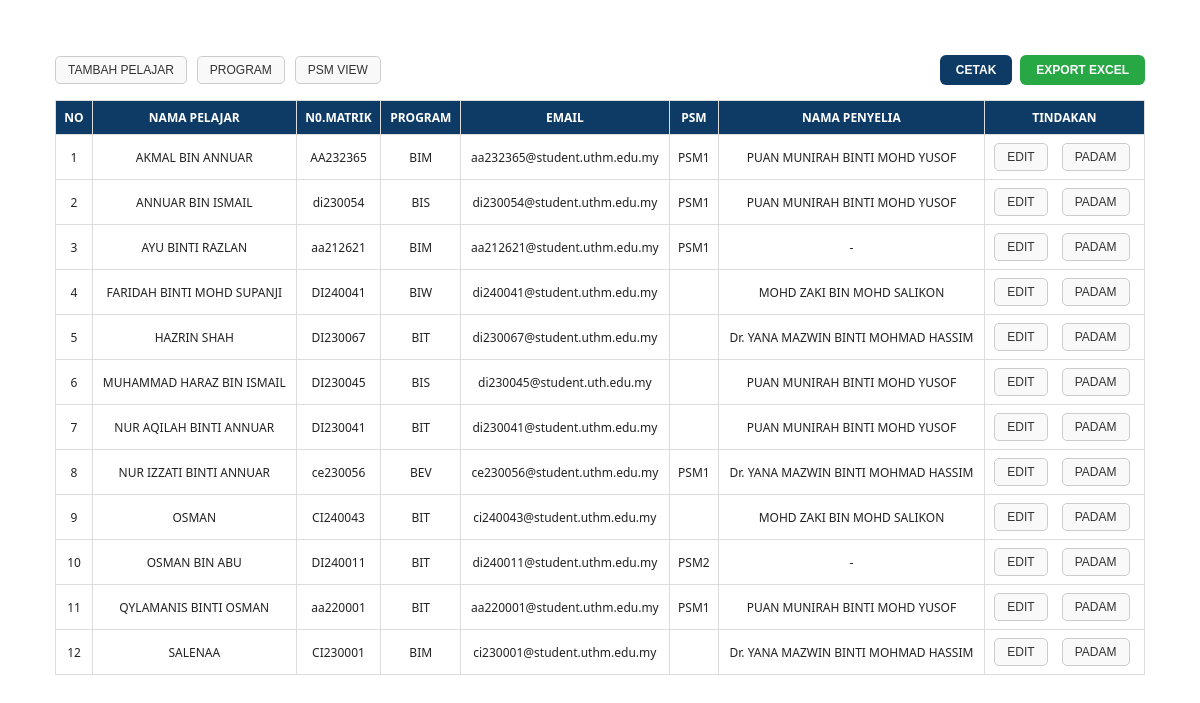
Page /admin_manage_student.php (signed in) on the committed database.
### tables this page shows
CREATE TABLE `permohonan` (
  `id` int(11) NOT NULL,
  `id_pelajar` int(11) DEFAULT NULL,
  `id_penyelia` int(11) NOT NULL,
  `id_tajuk` int(11) DEFAULT NULL,
  `tajuk1` varchar(255) DEFAULT NULL,
  `abstrak1` text DEFAULT NULL,
  `tajuk2` varchar(255) DEFAULT NULL,
  `abstrak2` text DEFAULT NULL,
  `tajuk3` varchar(255) DEFAULT NULL,
  `abstrak3` text DEFAULT NULL,
  `status` varchar(50) DEFAULT 'Menunggu',
  `tajuk_dipilih` varchar(255) DEFAULT NULL,
  `komen` text DEFAULT NULL,
  `tarikh_hantar` datetime DEFAULT current_timestamp(),
  `formA` varchar(255) DEFAULT NULL,
  `formB` varchar(255) DEFAULT NULL,
  `formC` varchar(255) DEFAULT NULL,
  `tarikh_hantar_form` datetime DEFAULT NULL
);

CREATE TABLE `pelajar` (
  `id_pelajar` int(11) NOT NULL,
  `nama_pelajar` varchar(255) NOT NULL,
  `no_matrik` varchar(20) NOT NULL,
  `program` varchar(100) NOT NULL,
  `emel` varchar(100) NOT NULL,
  `kata_laluan` varchar(255) NOT NULL,
  `created_at` timestamp NOT NULL DEFAULT current_timestamp(),
  `telefon` varchar(20) DEFAULT NULL,
  `profile_image` varchar(255) DEFAULT NULL,
  `psm` varchar(10) DEFAULT NULL
);

CREATE TABLE `penyelia` (
  `id_penyelia` int(11) NOT NULL,
  `kata_laluan` varchar(255) NOT NULL,
  `nama_penyelia` varchar(100) NOT NULL,
  `email` varchar(100) DEFAULT NULL,
  `course` varchar(100) DEFAULT NULL,
  `profile_image` varchar(255) DEFAULT NULL,
  `jawatan` varchar(100) DEFAULT NULL,
  `telefon` varchar(20) DEFAULT NULL,
  `jabatan` varchar(255) DEFAULT NULL,
  `pautan_cv` varchar(255) DEFAULT NULL,
  `kuota` int(11) DEFAULT 5,
  `bidang_kepakaran` varchar(255) DEFAULT NULL,
  `role` varchar(50) NOT NULL DEFAULT 'penyelia'
);

### admin_manage_student.php (the view, shortened to what this page needs)
<?php
require_once 'config.php';
$query = "
SELECT p.id_pelajar, p.nama_pelajar, p.no_matrik, p.program, p.psm, p.emel,
       per.status, s.nama_penyelia
FROM pelajar p
LEFT JOIN permohonan per ON p.id_pelajar = per.id_pelajar AND per.status = 'Diluluskan'
LEFT JOIN penyelia s ON per.id_penyelia = s.id_penyelia
";
$query .= " ORDER BY p.nama_pelajar ASC";
$result = mysqli_query($conn, $query);
?>
<!DOCTYPE html>
<html lang="ms">
<head>
</head>
<body>
<div class="container">
<div class="toolbar">
  <div class="btn-left">
    <button class="btn-add" onclick="window.location.href='admin_add_student.php'">TAMBAH PELAJAR</button>
    <div class="dropdown">
      <button class="dropdown-btn">PROGRAM</button>
    </div>
    <div class="dropdown">
      <button class="dropdown-btn">PSM VIEW</button>
    </div>
  </div>
<div class="btn-right">
  <button class="btn-print" onclick="window.print()">CETAK</button>
  <form action="export_students.php" method="post" style="display:inline-block; margin-left:8px;">
    <button type="submit" name="export" class="btn-print" style="background:#28a745;">EXPORT EXCEL</button>
  </form>
</div>
    <table>
<thead>
    <tr>
        <th>NO</th>
        <th>NAMA PELAJAR</th>
        <th>N0.MATRIK</th>
        <th>PROGRAM</th>
        <th>EMAIL</th>
        <th>PSM</th>
        <th>NAMA PENYELIA</th>
        <th>TINDAKAN</th>
    </tr>
</thead>
        <tbody>
            <?php if ($result && mysqli_num_rows($result) > 0): ?>
                <?php $no = 1; ?>
                <?php while ($row = mysqli_fetch_assoc($result)): ?>
                    <tr>
                        <td><?= $no++; ?></td>
                        <td><?= htmlspecialchars($row['nama_pelajar']); ?></td>
                        <td><?= htmlspecialchars($row['no_matrik']); ?></td>
                        <td><?= htmlspecialchars($row['program']); ?></td>
                       <td><?= htmlspecialchars($row['emel']); ?></td>
<td><?= htmlspecialchars($row['psm']); ?></td>
<td>
    <?php if ($row['status'] === 'Diluluskan'): ?>
         <?= htmlspecialchars($row['nama_penyelia']); ?>
    <?php else: ?>
        -
    <?php endif; ?>
</td>
                        <td>
                            <a href="admin_edit_student.php?id=<?= $row['id_pelajar']; ?>">
                                <button type="button" class="btn-edit">EDIT</button>
                            </a>
                            <a href="admin_delete_student.php?id=<?= $row['id_pelajar']; ?>"
                               onclick="return confirm('Anda pasti ingin padam pelajar ini? Semua data berkaitan mungkin terkesan.')">
                                <button type="button" class="btn-danger">PADAM</button>
                            </a>
                        </td>
                    </tr>
                <?php endwhile; ?>
            <?php else: ?>
                <tr>
                    <td colspan="7" class="empty-message">Tiada pelajar didaftarkan buat masa ini.</td>
                </tr>
            <?php endif; ?>
        </tbody>
    </table>
</div>
</body>
</html>

### admin_manage_student.php (style rules this page uses)
body { font-family: 'Segoe UI', sans-serif; font-size: 12px; margin: 0; padding: 30px; color: #222; }
.container { max-width: 1100px; margin: auto; padding: 25px; border-radius: 10px; }
button, .btn, .btn-add, .btn-print, .dropdown-btn { background: #f9f9f9; color: #333; border: 1px solid #ccc; border-radius: 5px; padding: 6px 12px; font-size: 12px; cursor: pointer; text-decoration: none; font-weight: 500; transition: all 0.25s ease; }
button[type="submit"] { background: #0d3b66; color: #fff; border: none; }
.btn-warning, .btn-danger { background: #f9f9f9 !important; color: #333 !important; border: 1px solid #ccc !important; }
.btn-left { display: flex; align-items: center; gap: 10px; flex-wrap: wrap; }
.btn-right { margin-left: auto; }
.dropdown { position: relative; }
table { width: 100%; border-collapse: collapse; margin-top: 15px; background: white; font-size: 12px; }
th, td { border: 1px solid #ddd; padding: 8px; text-align: center; vertical-align: middle; }
thead { background: #0d3b66; color: white; }
td a button { margin-right: 5px; }
td a, td form { display: inline-block; margin-right: 5px; margin-bottom: 0; }
a { text-decoration: none; color: inherit; }
td { white-space: nowrap; }
td a, td form { display: inline-block; margin-right: 6px; vertical-align: middle; }
td a:last-child, td form:last-child { margin-right: 0; }
.toolbar { display: flex; justify-content: space-between; align-items: center; flex-wrap: wrap; margin-bottom: 15px; }
.btn-left { display: flex; gap: 10px; align-items: center; }
.btn-right { display: flex; align-items: center; }
.btn-print { background-color: #0d3b66; color: white; border: none; border-radius: 6px; padding: 8px 16px; cursor: pointer; font-weight: 600; transition: background 0.3s; }

### rows in the picture
permohonan: id_pelajar.nama_pelajar "AKMAL BIN ANNUAR", id_pelajar.no_matrik "AA232365", id_pelajar.program "BIM", id_pelajar.emel "aa232365@student.uthm.edu.my", id_pelajar.psm "PSM1", id_penyelia.nama_penyelia "PUAN MUNIRAH BINTI MOHD YUSOF"
permohonan: id_pelajar.nama_pelajar "ANNUAR BIN ISMAIL", id_pelajar.no_matrik "di230054", id_pelajar.program "BIS", id_pelajar.emel "di230054@student.uthm.edu.my", id_pelajar.psm "PSM1", id_penyelia.nama_penyelia "PUAN MUNIRAH BINTI MOHD YUSOF"
pelajar: nama_pelajar "AYU BINTI RAZLAN", no_matrik "aa212621", program "BIM", emel "aa212621@student.uthm.edu.my", psm "PSM1"
permohonan: id_pelajar.nama_pelajar "FARIDAH BINTI MOHD SUPANJI", id_pelajar.no_matrik "DI240041", id_pelajar.program "BIW", id_pelajar.emel "di240041@student.uthm.edu.my", id_penyelia.nama_penyelia "MOHD ZAKI BIN MOHD SALIKON"
permohonan: id_pelajar.nama_pelajar "HAZRIN SHAH", id_pelajar.no_matrik "DI230067", id_pelajar.program "BIT", id_pelajar.emel "di230067@student.uthm.edu.my", id_penyelia.nama_penyelia "Dr. YANA MAZWIN BINTI MOHMAD HASSIM"
permohonan: id_pelajar.nama_pelajar "MUHAMMAD HARAZ BIN ISMAIL", id_pelajar.no_matrik "DI230045", id_pelajar.program "BIS", id_pelajar.emel "di230045@student.uth.edu.my", id_penyelia.nama_penyelia "PUAN MUNIRAH BINTI MOHD YUSOF"
permohonan: id_pelajar.nama_pelajar "NUR AQILAH BINTI ANNUAR", id_pelajar.no_matrik "DI230041", id_pelajar.program "BIT", id_pelajar.emel "di230041@student.uthm.edu.my", id_penyelia.nama_penyelia "PUAN MUNIRAH BINTI MOHD YUSOF"
permohonan: id_pelajar.nama_pelajar "NUR IZZATI BINTI ANNUAR", id_pelajar.no_matrik "ce230056", id_pelajar.program "BEV", id_pelajar.emel "ce230056@student.uthm.edu.my", id_pelajar.psm "PSM1", id_penyelia.nama_penyelia "Dr. YANA MAZWIN BINTI MOHMAD HASSIM"
permohonan: id_pelajar.nama_pelajar "OSMAN", id_pelajar.no_matrik "CI240043", id_pelajar.program "BIT", id_pelajar.emel "ci240043@student.uthm.edu.my", id_penyelia.nama_penyelia "MOHD ZAKI BIN MOHD SALIKON"
pelajar: nama_pelajar "OSMAN BIN ABU", no_matrik "DI240011", program "BIT", emel "di240011@student.uthm.edu.my", psm "PSM2"
permohonan: id_pelajar.nama_pelajar "QYLAMANIS BINTI OSMAN", id_pelajar.no_matrik "aa220001", id_pelajar.program "BIT", id_pelajar.emel "aa220001@student.uthm.edu.my", id_pelajar.psm "PSM1", id_penyelia.nama_penyelia "PUAN MUNIRAH BINTI MOHD YUSOF"
permohonan: id_pelajar.nama_pelajar "SALENAA", id_pelajar.no_matrik "CI230001", id_pelajar.program "BIM", id_pelajar.emel "ci230001@student.uthm.edu.my", id_penyelia.nama_penyelia "Dr. YANA MAZWIN BINTI MOHMAD HASSIM"
